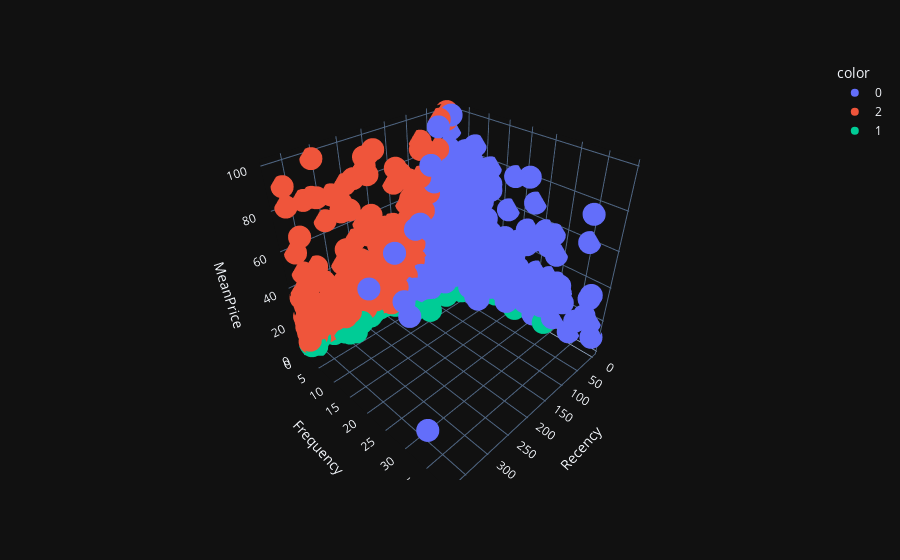

Source (notebook cell):
### Code cell
px.scatter_3d(df_less_outliers,x ='Recency', y = 'Frequency' ,z = 'MeanPrice', color=kmeans_labels.astype(str), template='plotly_dark')

### Figure 1 — Plotly figure (JSON) as saved in the notebook; plotly's stock layout.template omitted (floating-point values rounded to 4 significant figures; data arrays with more than 128 entries replaced by an {"elided": "..."} marker saying what was removed)
{"data": [{"hovertemplate": "color=0<br>Recency=%{x}<br>Frequency=%{y}<br>MeanPrice=%{z}<extra></extra>", "legendgroup": "0", "marker": {"color": "#636efa", "symbol": "circle"}, "mode": "markers", "name": "0", "scene": "scene", "showlegend": true, "type": "scatter3d", "x": {"elided": "1611 int values"}, "y": {"elided": "1611 int values"}, "z": {"elided": "1611 float values"}}, {"hovertemplate": "color=2<br>Recency=%{x}<br>Frequency=%{y}<br>MeanPrice=%{z}<extra></extra>", "legendgroup": "2", "marker": {"color": "#EF553B", "symbol": "circle"}, "mode": "markers", "name": "2", "scene": "scene", "showlegend": true, "type": "scatter3d", "x": {"elided": "1699 int values"}, "y": {"elided": "1699 int values"}, "z": {"elided": "1699 float values"}}, {"hovertemplate": "color=1<br>Recency=%{x}<br>Frequency=%{y}<br>MeanPrice=%{z}<extra></extra>", "legendgroup": "1", "marker": {"color": "#00cc96", "symbol": "circle"}, "mode": "markers", "name": "1", "scene": "scene", "showlegend": true, "type": "scatter3d", "x": {"elided": "859 int values"}, "y": {"elided": "859 int values"}, "z": {"elided": "859 float values"}}], "layout": {"legend": {"title": {"text": "color"}, "tracegroupgap": 0}, "margin": {"t": 60}, "scene": {"domain": {"x": [0, 1], "y": [0, 1]}, "xaxis": {"title": {"text": "Recency"}}, "yaxis": {"title": {"text": "Frequency"}}, "zaxis": {"title": {"text": "MeanPrice"}}}}}
